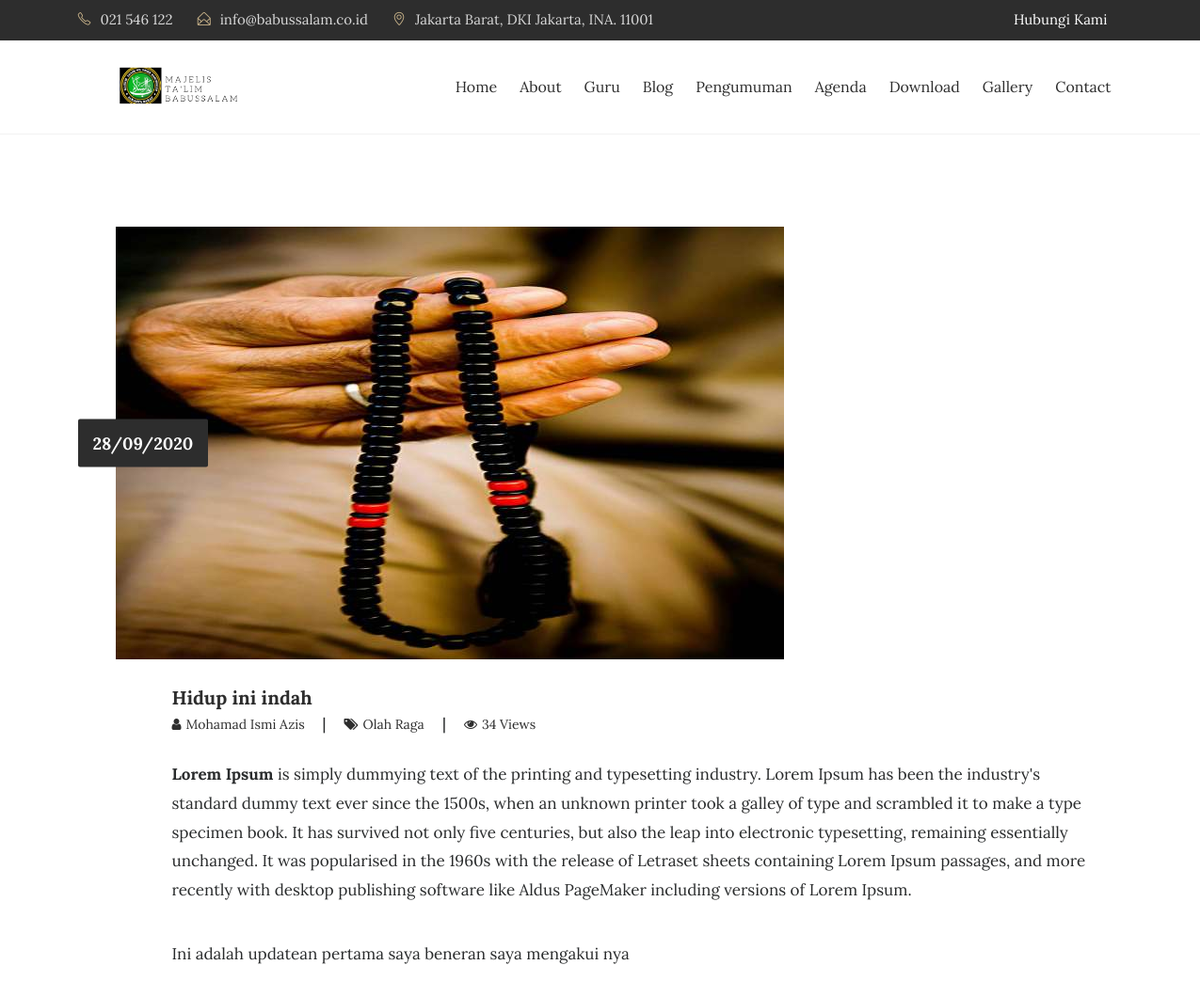
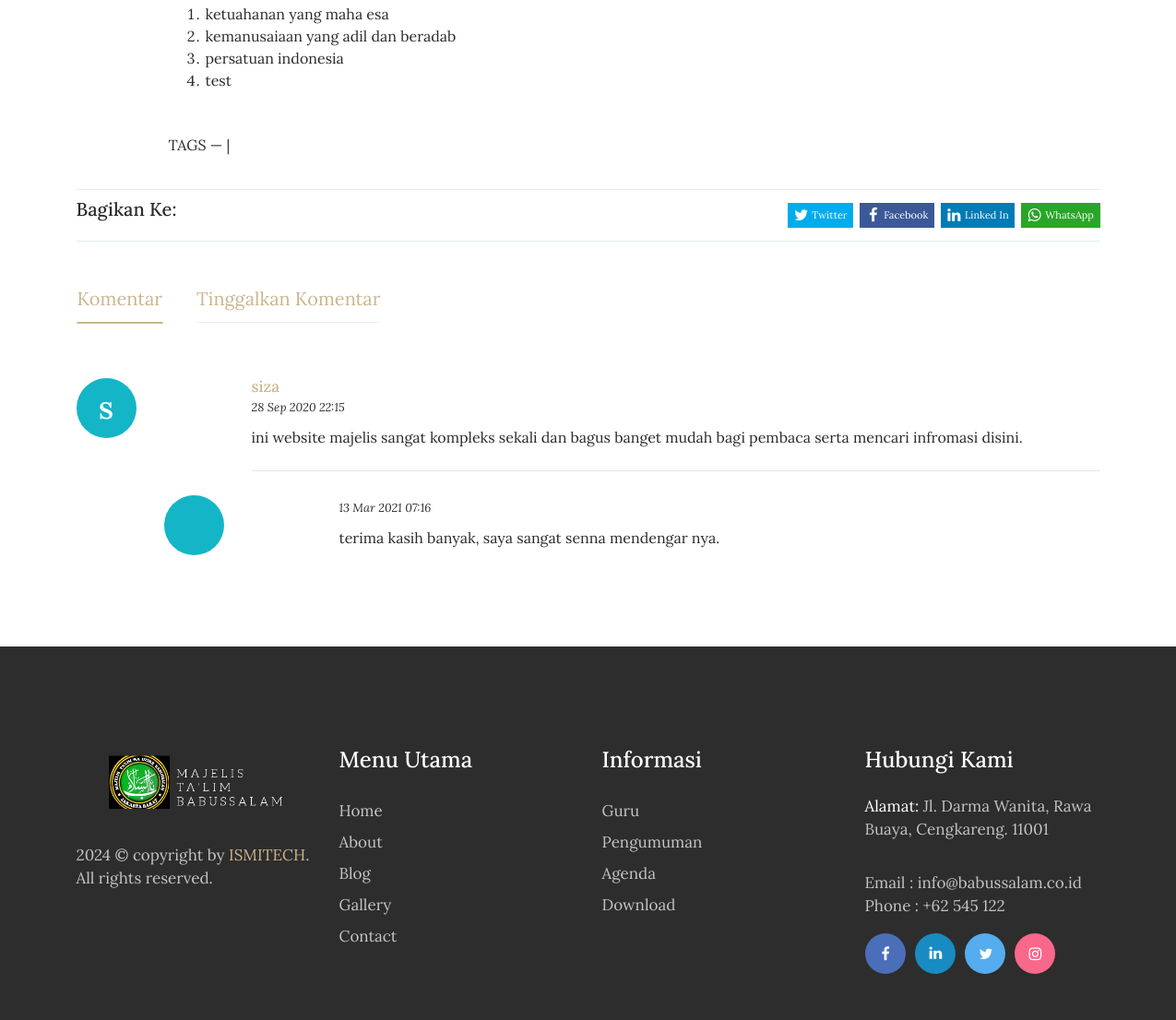
The page /artikel/hidup-ini-indah on the database as committed earlier (2 pictures, top to bottom).
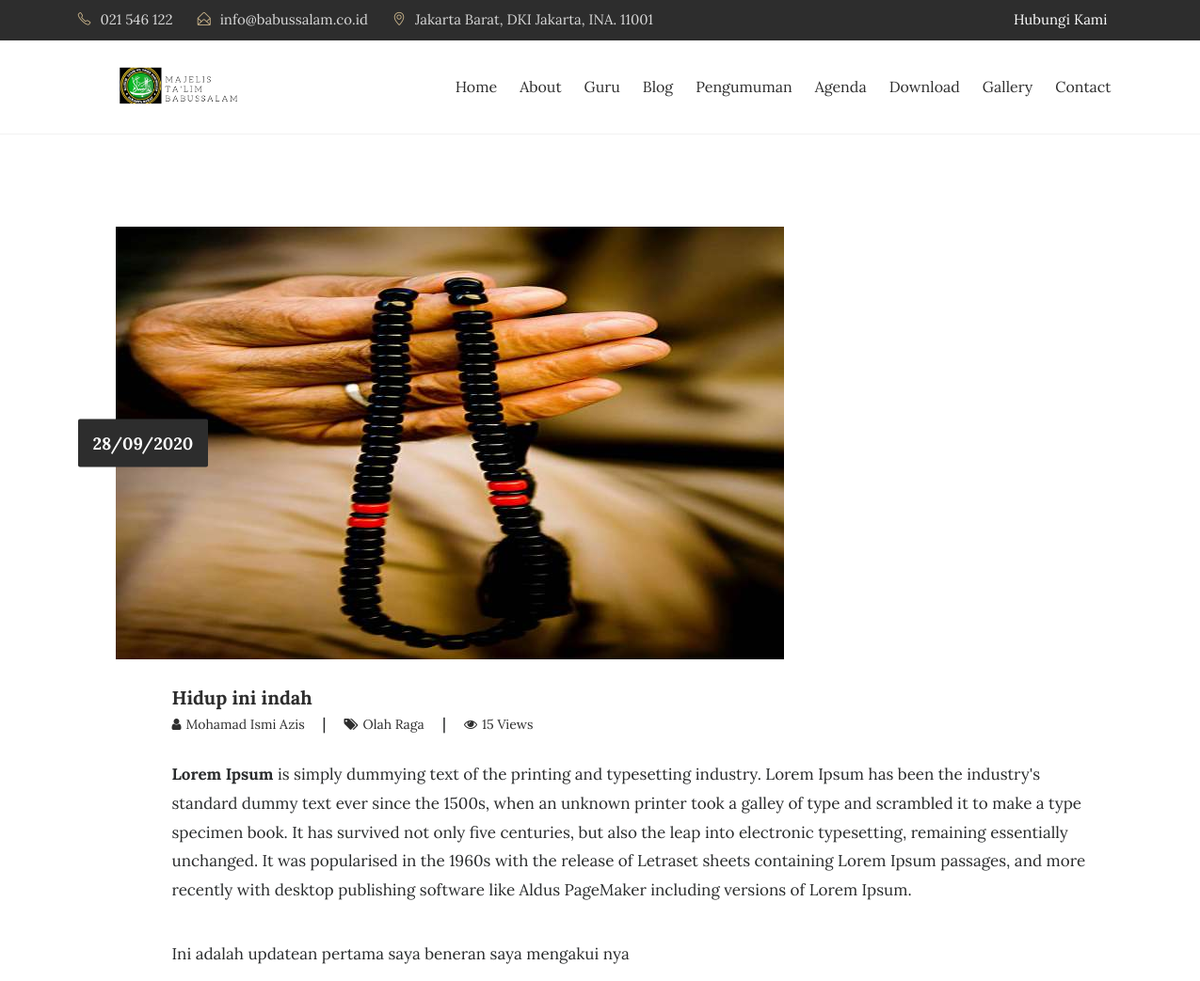
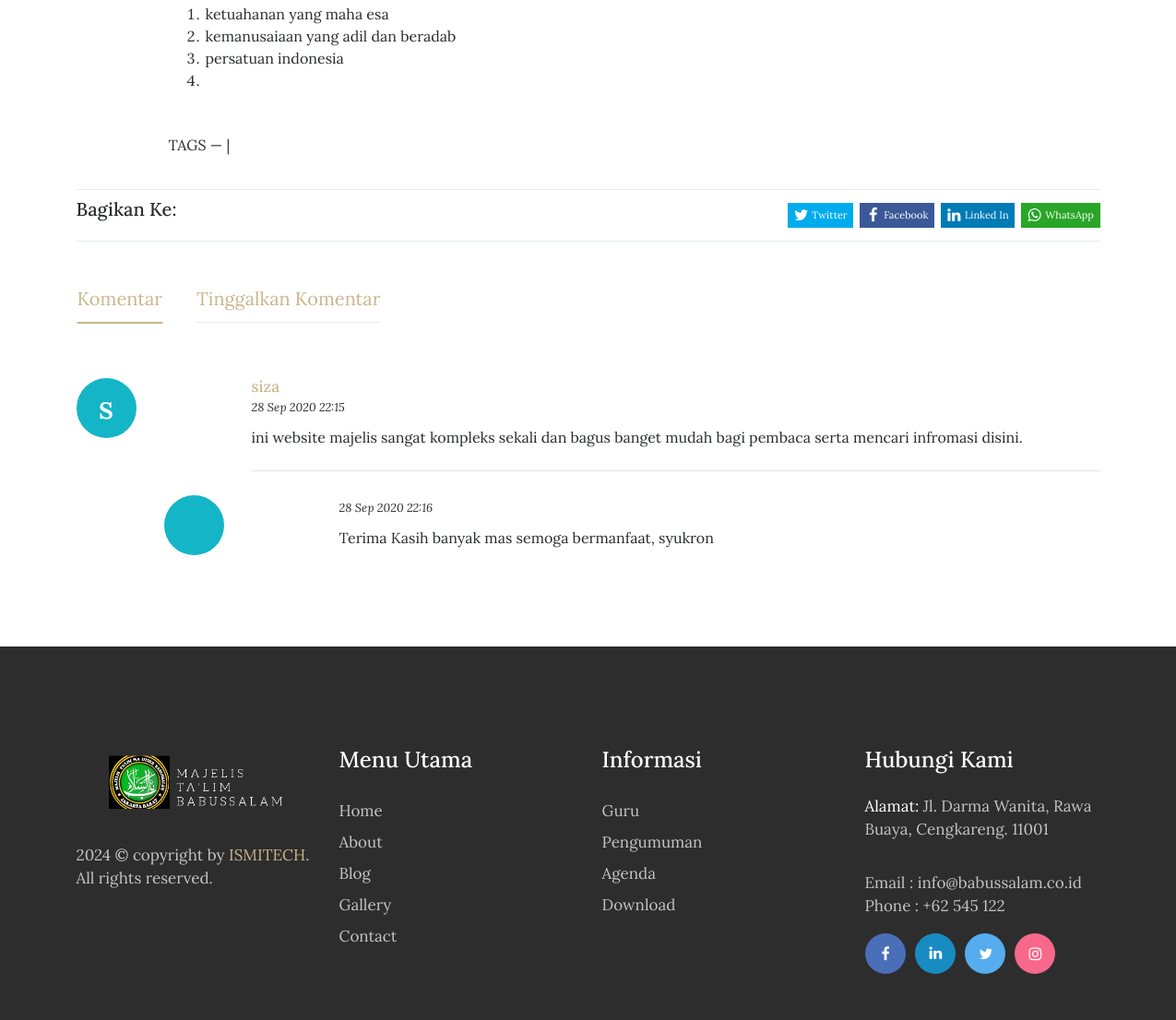
The same page on the database as committed later (2 pictures, top to bottom).
### tables this page shows
CREATE TABLE `tbl_tulisan` (
  `tulisan_id` int(11) NOT NULL AUTO_INCREMENT,
  `tulisan_judul` varchar(100) DEFAULT NULL,
  `tulisan_isi` text,
  `tulisan_tanggal` timestamp NULL DEFAULT CURRENT_TIMESTAMP,
  `tulisan_kategori_id` int(11) DEFAULT NULL,
  `tulisan_kategori_nama` varchar(30) DEFAULT NULL,
  `tulisan_views` int(11) DEFAULT '0',
  `tulisan_gambar` varchar(40) DEFAULT NULL,
  `tulisan_pengguna_id` int(11) DEFAULT NULL,
  `tulisan_author` varchar(40) DEFAULT NULL,
  `tulisan_img_slider` int(2) NOT NULL DEFAULT '0',
  `tulisan_slug` varchar(200) DEFAULT NULL,
  PRIMARY KEY (`tulisan_id`),
  KEY `tulisan_kategori_id` (`tulisan_kategori_id`),
  KEY `tulisan_pengguna_id` (`tulisan_pengguna_id`)
);

CREATE TABLE `tbl_komentar` (
  `komentar_id` int(11) NOT NULL AUTO_INCREMENT,
  `komentar_nama` varchar(30) DEFAULT NULL,
  `komentar_email` varchar(50) DEFAULT NULL,
  `komentar_isi` varchar(120) DEFAULT NULL,
  `komentar_tanggal` timestamp NULL DEFAULT CURRENT_TIMESTAMP,
  `komentar_status` varchar(2) DEFAULT NULL,
  `komentar_tulisan_id` int(11) DEFAULT NULL,
  `komentar_parent` int(11) DEFAULT '0',
  PRIMARY KEY (`komentar_id`),
  KEY `komentar_tulisan_id` (`komentar_tulisan_id`)
);

### application/controllers/Blog.php (called while the page is built, shortened)
<?php
class Blog extends CI_Controller{
	function __construct(){
		$this->load->model('m_tulisan');
		$this->load->model('m_pengunjung');
	}
	function detail($slugs){
		$slug=htmlspecialchars($slugs,ENT_QUOTES);
		$query = $this->db->get_where('tbl_tulisan', array('tulisan_slug' => $slug));
		if($query->num_rows() > 0){
			$b=$query->row_array();
			$kode=$b['tulisan_id'];
			$this->db->query("UPDATE tbl_tulisan SET tulisan_views=tulisan_views+1 WHERE tulisan_id='$kode'");
			$data=$this->m_tulisan->get_berita_by_kode($kode);
			$row=$data->row_array();
			$x['id']=$row['tulisan_id'];
			$x['title']=$row['tulisan_judul'];
			$x['image']=$row['tulisan_gambar'];
			$x['blog'] =$row['tulisan_isi'];
			$x['tanggal']=$row['tanggal'];
			$x['author']=$row['tulisan_author'];
			$x['kategori']=$row['tulisan_kategori_nama'];
			$x['slug']=$row['tulisan_slug'];
			$x['tags']=$row['tulisan_tags'];
			$x['tulisan']=$row['tulisan_views'];
			$x['show_komentar']=$this->m_tulisan->show_komentar_by_tulisan_id($kode);
			$x['category']=$this->db->get('tbl_kategori');
			$x['populer']=$this->db->query("SELECT * FROM tbl_tulisan ORDER BY tulisan_views DESC LIMIT 5");
			$this->load->view('depan/v_blog_detail',$x);
		}else{
			redirect('artikel');
		}
	}
}

### index.php (called while the page is built, shortened)
<?php
require_once BASEPATH.'core/CodeIgniter.php';

### application/models/M_tulisan.php (called while the page is built, shortened)
<?php
class M_tulisan extends CI_Model{
	function get_berita_by_kode($kode){
		$hsl=$this->db->query("SELECT tbl_tulisan.*,DATE_FORMAT(tulisan_tanggal,'%d/%m/%Y') AS tanggal FROM tbl_tulisan where tulisan_id='$kode'");
		return $hsl;
	}
	function show_komentar_by_tulisan_id($kode){
		$hsl=$this->db->query("SELECT * FROM tbl_komentar WHERE komentar_tulisan_id='$kode' AND komentar_status='1' AND komentar_parent='0'");
		return $hsl;
	}
}

### application/views/depan/v_blog_detail.php (the view, shortened to what the changed rows need)
<!DOCTYPE html>
<html lang="en">
<head>
</head>
<body>
<section class="blog-wrap">
    <div class="container">
        <div class="row">
            <div class="col-md-12">
                <div class="blog-img_block center">
                    <img src="<?php echo base_url().'assets/images/'.$image?>" class="img-fluid" alt="blog-img">
                    <div class="blog-date">
                        <span><?php echo $tanggal;?></span>
                    </div>
                </div>
                <div class="blog-tiltle_block">
                    <h4><a href="<?php echo site_url('artikel/'.$slug);?>"><?php echo $title;?></a></h4>
                    <h6> <a href="#"><i class="fa fa-user" aria-hidden="true"></i><span><?php echo $author;?></span> </a>  |   <a href="#"><i class="fa fa-tags" aria-hidden="true"></i><span><?php echo $kategori;?></span></a>  |  <a href="#"><i class="fa fa-eye" aria-hidden="true"></i><span><?php echo number_format($tulisan);?> Views</span> </a></h6>
                    <?php echo $blog;?>
                </div>
                <div class="blog-tiltle_block">TAGS &mdash;
                      <?php
                          $split_tag=explode(",", $tags);
                          foreach ($split_tag as $tag) :
                      ?>
                      <a href="#"><?php echo $tag;?></a> &vert;
                      <?php endforeach;?>
                </div>
                    <div class="blog-icons">
                        <div class="blog-share_block">
                        </div>
                    </div>
                    <ul class="nav nav-tabs blogpost-tab-wrap" role="tablist">
                        <li class="nav-item blogpost-nav-tab">
                        </li>
                        <li class="nav-item blogpost-nav-tab">
                        </li>
                    </ul>
                    <div class="clearfix"></div>
                    <div class="blogpost-tabs">
                        <div class="tab-content">
                            <div class="tab-pane active" id="comments" role="tabpanel">
                              <?php
                                  $colors = array(
                                      '#ff9e67',
                                      '#10bdff',
                                      '#14b5c7',
                                      '#f98182',
                                      '#8f9ce2',
                                      '#ee2b33',
                                      '#d4ec15',
                                      '#613021',
                                  );
                                  foreach ($show_komentar->result() as $row) :
                                  shuffle($colors);
                                ?>
                                <div class="row">
                                    <div class="col-md-12">
                                        <div class="row">
                                            <div class="col-md-2">
                                                <div class="blodpost-tab-img" style="background-color:<?php echo reset($colors);?>;width: 65px;height: 65px;border-radius:50px 50px 50px 50px;">
                                                    <center><h2 style="padding-top:20%;color:#fff;"><?php echo substr($row->komentar_nama,0,1);?></h2></center>
                                                </div>
                                            </div>
                                            <div class="col-md-10">
                                                <div class="blogpost-tab-description">
                                                    <h6><?php echo $row->komentar_nama;?></h6><small><em><?php echo date("d M Y H:i", strtotime($row->komentar_tanggal));?></em></small>
                                                    <p><?php echo $row->komentar_isi;?></p>
                                                </div>
                                                <hr>
                                            </div>
                                        </div>
                                    </div>
                                </div>
                                  <?php
                					            $komentar_id=$row->komentar_id;
                					            $query=$this->db->query("SELECT * FROM tbl_komentar WHERE komentar_status='1' AND komentar_parent='$komentar_id' ORDER BY komentar_id ASC");
                					            foreach ($query->result() as $res) :
                                        shuffle($colors);
                					        ?>
                                  <div class="row">
                                      <div class="col-md-12 offset-md-1">
                                          <div class="row">
                                              <div class="col-md-2">
                                                <div class="blodpost-tab-img" style="background-color:<?php echo reset($colors);?>;width: 65px;height: 65px;border-radius:50px 50px 50px 50px;">
                                                    <center><h2 style="padding-top:20%;color:#fff;"><?php echo substr($res->komentar_nama,0,1);?></h2></center>
                                                </div>
                                              </div>
                                              <div class="col-md-9">
                                                  <div class="blogpost-tab-description">
                                                      <h6><?php echo $res->komentar_nama;?></h6><small><em><?php echo date("d M Y H:i", strtotime($res->komentar_tanggal));?></em></small>
                                                      <p><?php echo $res->komentar_isi;?></p>
                                                  </div>
                                              </div>
                                          </div>
                                      </div>
                                  </div>
                                  <?php endforeach;?>
                                <?php endforeach;?>
                            </div>
                        </div>
                    </div>
                </div>
            </div>
        </div>
</section>
    </body>
    </html>

Rows that differ between the two databases and show on the page:
removed tbl_komentar: komentar_tanggal "13 Mar 2021 07:16", komentar_isi "terima kasih banyak, saya sangat senna mendengar nya.", shown under "s"
changed tbl_tulisan "Hidup ini indah": tulisan_views "34" → "15"; tulisan_isi "…dan beradab persatuan indonesia test" → "…dan beradab persatuan indonesia"
added tbl_komentar: komentar_tanggal "28 Sep 2020 22:16", komentar_isi "Terima Kasih banyak mas semoga bermanfaat, syukron", shown under "s"
